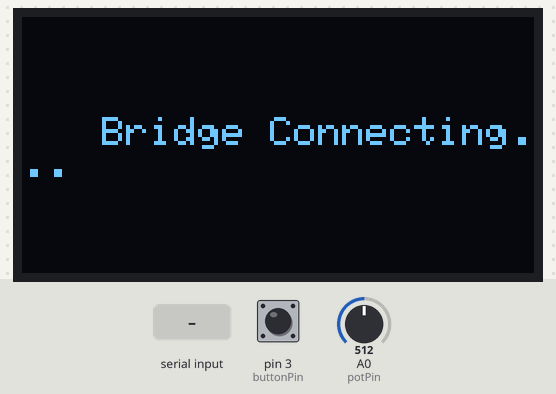
A sketch run on a simulated Arduino Uno, built with avr-gcc and run on an emulated ATmega328P. Parts: 128×64 one-colour display. The test bench sets the inputs (shaded band); at power-on: pin 3 (buttonPin) HIGH, A0 (potPin) = 512. What the sketch prints to the serial monitor is not drawn.

Above: at 1.2 s.
1.3 s: "<90|45>" received over Serial
At 2.0 s:
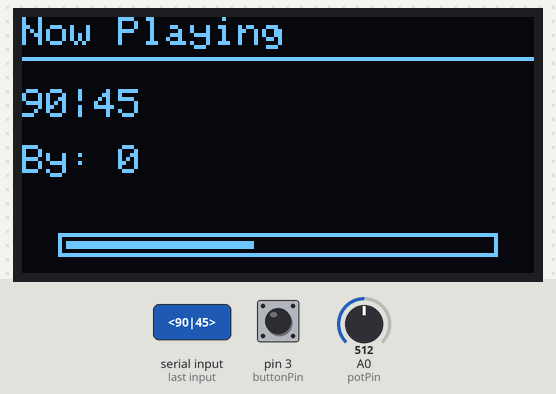
2.8 s: "<30|150>" received over Serial
At 3.2 s:
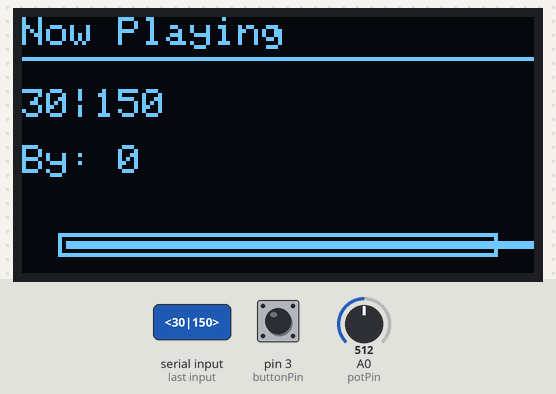
Timing chart, 0 to 5.8 s (numbered marks = the images above; inputs shaded):
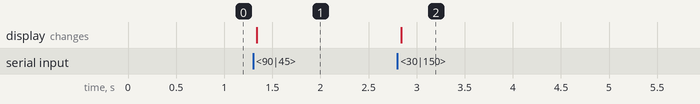

Measured:
- after the input at 1.3 s, the display: changes at once (image 1)
- after the input at 2.8 s, the display: changes at once (image 2)

The sketch:

songname.ino
```cpp
#include <Wire.h>
#include <Adafruit_GFX.h>
#include <Adafruit_SSD1306.h>

#define SCREEN_WIDTH 128
#define SCREEN_HEIGHT 64
Adafruit_SSD1306 display(SCREEN_WIDTH, SCREEN_HEIGHT, &Wire, -1);

// --- Variables for Media Info ---
String songInfo = "Waiting...";
String artistName = "Spotify";
String albumInfo = "";
int progress = 0;
bool newData = false;

// --- Variables for Controls ---
const int buttonPin = 3;
const int potPin = A0;
bool lastButtonState = HIGH;
int lastVol = -1;
const int volThreshold = 2; // Prevents "jitter"

void setup() {
  Serial.begin(115200);
  pinMode(buttonPin, INPUT_PULLUP);

  if(!display.begin(SSD1306_SWITCHCAPVCC, 0x3C)) {
    for(;;); // Don't proceed if OLED fails
  }

  display.clearDisplay();
  display.setTextSize(1);
  display.setTextColor(WHITE);
  display.setCursor(20, 25);
  display.println("Bridge Connecting...");
  display.display();
}

void loop() {
  // 1. Handle Volume Knob (Potentiometer)
  readVolume();

  // 2. Handle Play/Pause (Button)
  readButton();

  // 3. Listen for Song Info from PC
  receiveSerial();

  // 4. Update Screen if new data arrived
  if (newData) {
    updateDisplay();
    newData = false;
  }
}

// --- HELPER FUNCTIONS ---

void readVolume() {
  long sum = 0;
  for(int i = 0; i < 10; i++) { sum += analogRead(potPin); delay(1); }
  int avgPot = sum / 10;
  int currentVol = map(avgPot, 0, 1023, 100, 0);

  if (abs(currentVol - lastVol) >= volThreshold) {
    Serial.println(currentVol); // Send volume to Python
    lastVol = currentVol;
  }
}

void readButton() {
  bool currentButtonState = digitalRead(buttonPin);
  // Detect "Falling Edge" (Button just got pressed)
  if (currentButtonState == LOW && lastButtonState == HIGH) {
    Serial.println("<TOGGLE>"); // Send command to Python
    delay(200); // Simple debounce
  }
  lastButtonState = currentButtonState;
}

void receiveSerial() {
  static bool recvInProgress = false;
  static String rawData = "";
  char rc;

  while (Serial.available() > 0 && newData == false) {
    rc = Serial.read();
    if (recvInProgress) {
      if (rc != '>') {
        rawData += rc;
      } else {
        // Parsing logic: <Song - Artist|Album|Progress>
        int hyphen = rawData.indexOf('-');
        int firstPipe = rawData.indexOf('|');
        int secondPipe = rawData.lastIndexOf('|');

        if (firstPipe != -1 && secondPipe != -1) {
          songInfo = rawData.substring(0, hyphen);
          artistName = rawData.substring(hyphen + 2, firstPipe);
          albumInfo = rawData.substring(firstPipe + 1, secondPipe);
          progress = rawData.substring(secondPipe + 1).toInt();
        }
        rawData = "";
        recvInProgress = false;
        newData = true;
      }
    } else if (rc == '<') {
      rawData = "";
      recvInProgress = true;
    }
  }
}

void updateDisplay() {
  display.clearDisplay();

  // Header
  display.setTextSize(1);
  display.setCursor(0, 0);
  display.print("Now Playing");
  display.drawLine(0, 10, 128, 10, WHITE);

  // Song Title
  display.setCursor(0, 18);
  display.setTextSize(1);
  display.println(songInfo);

  // Artist
  display.setCursor(0, 32);
  display.print("By: ");
  display.println(artistName);

  // Progress Bar
  int barWidth = 110;
  int barHeight = 6;
  int barX = (128 - barWidth) / 2;
  int barY = 54;

  display.drawRect(barX, barY, barWidth, barHeight, WHITE);
  int fillWidth = map(progress, 0, 100, 0, barWidth - 4);
  display.fillRect(barX + 2, barY + 2, fillWidth, barHeight - 4, WHITE);

  display.display();
}
```
